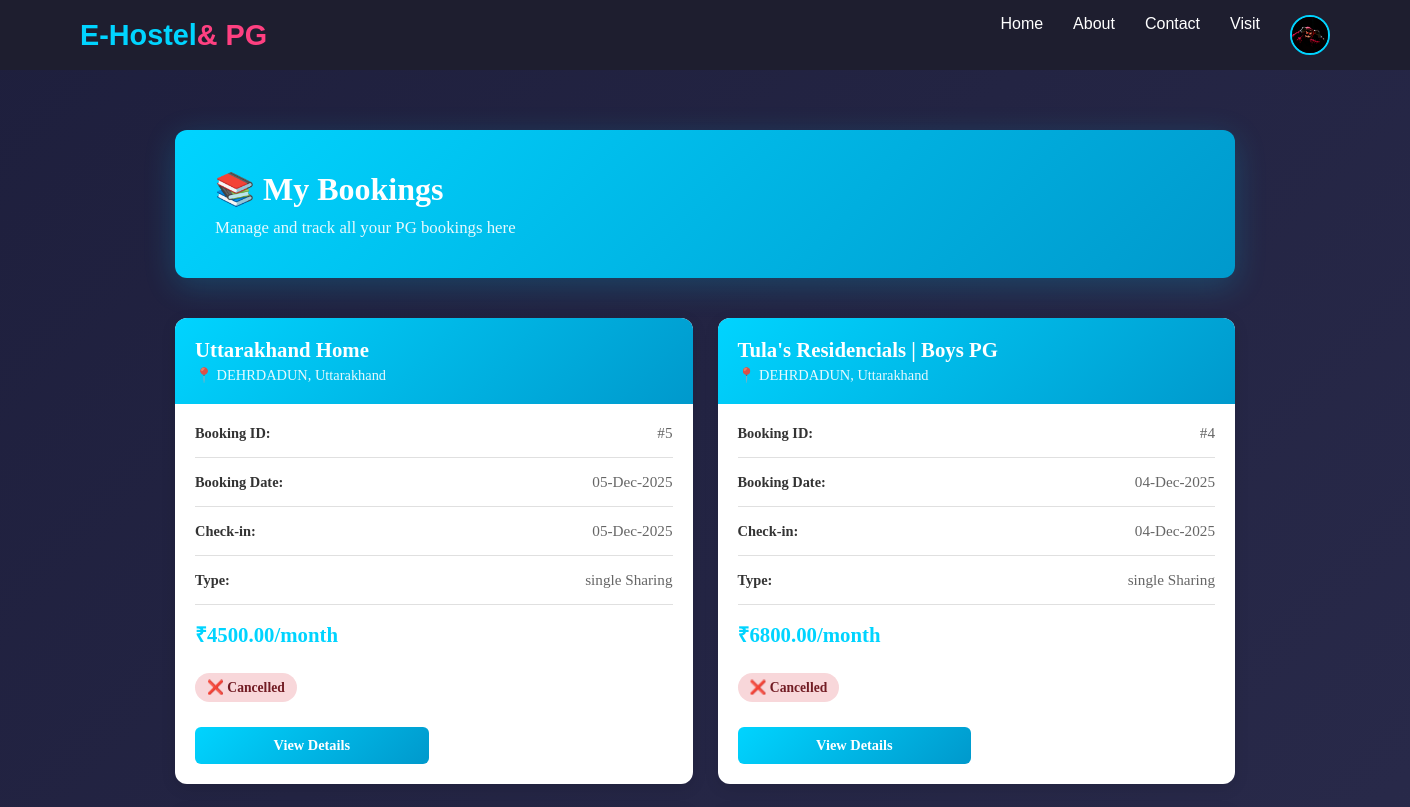
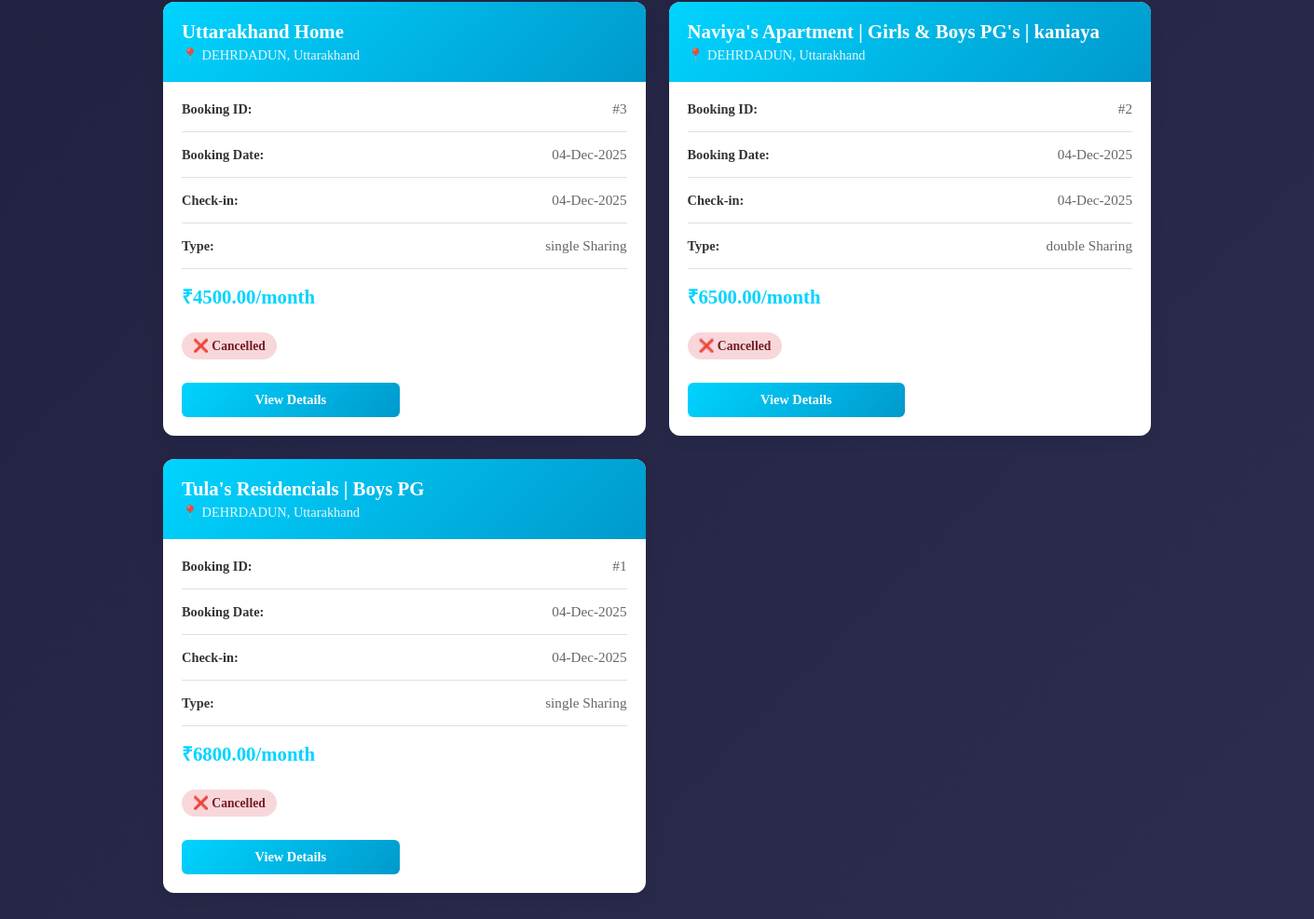
Page /pgs/my-bookings/ (signed in) on the committed database (2 pictures, top to bottom).
### users/models.py (models this page shows, shortened)
class MyUser(AbstractBaseUser):
    email = models.EmailField(
        verbose_name="Email Address",
        max_length=255,
        unique=True,
    )
    username = models.CharField(max_length=50,unique=True)
    first_name = models.CharField(max_length=50)
    last_name = models.CharField(max_length=50)
    gender = models.CharField(max_length=30,blank=True,null=True, choices=[
        ('male','Male'),
        ('female','Female'),
    ])
    date_of_birth = models.DateField(blank=True, null=True)
    phone =  models.CharField(max_length=15,unique=True )
    profile_image = models.ImageField(upload_to='profile_images/', blank=True, null=True)
    is_owner = models.BooleanField(default=False)
    aadhar_card = models.CharField(max_length=20, unique=True, blank=True, null=True)
    address = models.TextField(blank=True, null=True)
    city = models.CharField(max_length=100, blank=True, null=True)
    state = models.CharField(max_length=100, blank=True, null=True)
    pin_code = models.CharField(max_length=10, blank=True, null=True)
    date_joined = models.DateTimeField(auto_now_add=True,blank=True)
    last_login = models.DateTimeField(auto_now_add=True)
    is_admin = models.BooleanField(default=False)
    is_staff = models.BooleanField(default=False)
    is_active = models.BooleanField(default=False)
    is_superadmin = models.BooleanField(default=False)
    objects = MyUserManager()
    USERNAME_FIELD = "email"
    REQUIRED_FIELDS = ["username","first_name", "last_name", "date_of_birth"]

### pgs/models.py (models this page shows, shortened)
class Booking(models.Model):
    STATUS_CHOICES = [
        ('pending', 'Pending Payment'),
        ('confirmed', 'Confirmed'),
        ('cancelled', 'Cancelled'),
        ('completed', 'Completed'),
    ]
    tenant = models.ForeignKey(Users, on_delete=models.CASCADE, related_name='bookings')
    pg = models.ForeignKey(PgListing, on_delete=models.CASCADE, related_name='bookings')
    booking_date = models.DateTimeField(auto_now_add=True)
    check_in_date = models.DateField()
    check_out_date = models.DateField(blank=True, null=True)
    amount = models.DecimalField(max_digits=10, decimal_places=2)
    status = models.CharField(max_length=20, choices=STATUS_CHOICES, default='pending')
    visit_later = models.BooleanField(default=False)
    qr_code = models.ImageField(upload_to='qr_codes/', blank=True, null=True)
    phonepe_upi = models.CharField(max_length=100, blank=True, null=True)
    payment_id = models.CharField(max_length=100, blank=True, null=True)
    payment_confirmed_date = models.DateTimeField(blank=True, null=True)
    created_at = models.DateTimeField(auto_now_add=True)
    updated_at = models.DateTimeField(auto_now=True)
    class Meta:
        ordering = ['-booking_date']

class PgListing(models.Model):
    owner = models.ForeignKey(Users, on_delete=models.CASCADE)
    title = models.CharField(max_length=100)
    slug = models.SlugField(max_length=200,unique=True)
    description = models.TextField()
    address = models.CharField(max_length=255)
    city = models.CharField(max_length=100)
    state = models.CharField(max_length=100)
    pin_code = models.CharField(max_length=10)
    price_per_month = models.DecimalField(max_digits=10, decimal_places=2)
    available_from = models.DateField(auto_now_add=False)
    is_available = models.BooleanField(default=True)
    type_of_pg = models.CharField(max_length=20,blank=True,null=True, choices=[
        ('boys','Boys'),
        ('girls','Girls'),
        ('coed','Coed'),
        ('family','Family')
    ])
    amenities = models.TextField(help_text="Comma-separated list of amenities", blank=True, null=True)
    sharing_type = models.CharField(max_length=20, choices=[
        ('single','Single'),
        ('double','Double'),
        ('triple','Triple'),
        ('quad','Quad'),
    ])
    created_at = models.DateTimeField(auto_now_add=True)
    updated_at = models.DateTimeField(auto_now=True)

### pgs/views.py (the view)
# urls.py: path('my-bookings/', views.my_bookings_list, name='my_bookings_list'),
@login_required(login_url='user_login')
def my_bookings_list(request):
    bookings = Booking.objects.filter(tenant=request.user).order_by('-booking_date')
    context = {
        'bookings': bookings,
    }
    return render(request, 'pgs/my_bookings_list.html', context)

### users/context_processors.py (called while the page is built)
def booking_counts(request):
    pending = 0
    confirmed = 0
    user = getattr(request, 'user', None)
    if user and user.is_authenticated:
        pending = Booking.objects.filter(tenant=user, status='pending').count()
        confirmed = Booking.objects.filter(tenant=user, status='confirmed').count()
    return {
        'pending_bookings_count': pending,
        'confirmed_bookings_count': confirmed,
    }

### templates/pgs/my_bookings_list.html (shortened to what this page needs)
{% extends "base.html" %}
{% load static %}
{% block content %}
<div class="bookings-container">
  <div class="bookings-header">
    <h1>📚 My Bookings</h1>
    <p>Manage and track all your PG bookings here</p>
  </div>
  {% if bookings %}
    <div class="bookings-grid">
      {% for booking in bookings %}
        <div class="booking-card">
          <div class="booking-card-header">
            <h3>{{ booking.pg.title }}</h3>
            <p>📍 {{ booking.pg.city }}, {{ booking.pg.state }}</p>
          </div>
          <div class="booking-card-body">
            <div class="booking-info">
              <label>Booking ID:</label>
              <value>#{{ booking.id }}</value>
            </div>
            <div class="booking-info">
              <label>Booking Date:</label>
              <value>{{ booking.booking_date|date:"d-M-Y" }}</value>
            </div>
            <div class="booking-info">
              <label>Check-in:</label>
              <value>{{ booking.check_in_date|date:"d-M-Y" }}</value>
            </div>
            <div class="booking-info">
              <label>Type:</label>
              <value>{{ booking.pg.sharing_type }} Sharing</value>
            </div>
            <div class="booking-amount">
              ₹{{ booking.amount }}/month
            </div>
            {% if booking.status == 'pending' %}
              <span class="status-badge status-pending">
                ⏳ Pending Payment
              </span>
            {% elif booking.status == 'confirmed' %}
              <span class="status-badge status-confirmed">
                ✅ Confirmed
              </span>
            {% elif booking.status == 'cancelled' %}
              <span class="status-badge status-cancelled">
                ❌ Cancelled
              </span>
            {% endif %}
            <div class="booking-actions">
              <a href="{% url 'booking_confirmation' booking.id %}" class="btn-action btn-view">
                View Details
              </a>
            </div>
          </div>
        </div>
      {% endfor %}
    </div>
  {% else %}
    <div class="no-bookings">
      <h2>No Bookings Yet! 🏠</h2>
      <p>You haven't made any bookings yet. Start exploring PGs and make your first booking today!</p>
      <a href="{% url 'pgs' %}" class="btn-explore">Explore PGs</a>
    </div>
  {% endif %}
</div>
{% endblock %}

### templates/includes/nav.html (shortened to what this page needs)
{% load static %}
<nav class="navbar">
  <a class="logo" href="{% url 'home' %}">
    <div class="logo">E-Hostel<span>& PG</span></div>
  </a>
  <ul class="nav-links">
    {% if user.is_authenticated %}
      <li><a href="{% url 'home'%}">Home</a></li>
      <li><a href="{% url 'about' %}">About</a></li>
      <li><a href="{% url 'contact' %}">Contact</a></li>
      <li><a href="#">Visit</a></li>
      <li class="user-profile">
        <div class="profile-container" id="profileToggle">
          {% if user.profile_image %}
            <img src="{{ user.profile_image.url }}" alt="Profile" class="profile-img">
          {% else %}
            <img src="{% static 'images/user.png' %}" alt="Profile" class="profile-img">
          {% endif %}
        </div>
      </li>
    {% else %}
      <li><a href="{% url 'about' %}">About</a></li>
      <li><a href="{%url 'user_login'%}">Login</a></li>
      <li><a href="{%url 'signup'%}">Signup</a></li>
    {% endif %}
  </ul>
</nav>

### PgFinder/static/css/nav.css (style rules this page uses)
* { margin: 0; padding: 0; box-sizing: border-box; }
.navbar { background-color: #1e1e2f; color: white; display: flex; justify-content: space-between; align-items: center; padding: 15px 80px; font-family: 'Poppins', sans-serif; }
.logo { font-size: 1.8rem; font-weight: 700; color: #00d4ff; text-decoration: none; }
.logo span { color: #ff4081; }
.nav-links { list-style: none; display: flex; gap: 30px; }
.nav-links a { text-decoration: none; color: white; font-size: 1rem; transition: color 0.3s ease, transform 0.3s ease; }
.user-profile { list-style: none; margin-left: auto; position: relative; }
.profile-container { display: flex; flex-direction: column; align-items: center; gap: 6px; cursor: pointer; }
.profile-img { width: 40px; height: 40px; border-radius: 50%; object-fit: cover; border: 2px solid #00d4ff; transition: transform 0.3s ease, box-shadow 0.3s ease; }

### templates/pgs/my_bookings_list.html (style rules this page uses)
* { margin: 0; padding: 0; box-sizing: border-box; }
body { background: linear-gradient(135deg, #1e1f3d 0%, #2d2e4f 100%); min-height: 100vh; }
.bookings-container { max-width: 1100px; margin: 40px auto; padding: 20px; }
.bookings-header { background: linear-gradient(135deg, #00d4ff 0%, #0099cc 100%); color: white; padding: 40px; border-radius: 12px; margin-bottom: 40px; box-shadow: 0 8px 32px rgba(0, 212, 255, 0.2); }
.bookings-header h1 { font-size: 2rem; margin-bottom: 10px; }
.bookings-header p { font-size: 1.05rem; opacity: 0.9; }
.bookings-grid { display: grid; grid-template-columns: repeat(auto-fill, minmax(350px, 1fr)); gap: 25px; margin-bottom: 40px; }
.booking-card { background: white; border-radius: 12px; overflow: hidden; box-shadow: 0 4px 15px rgba(0, 0, 0, 0.1); transition: all 0.3s ease; }
.booking-card-header { background: linear-gradient(135deg, #00d4ff 0%, #0099cc 100%); color: white; padding: 20px; }
.booking-card-header h3 { font-size: 1.3rem; margin-bottom: 5px; }
.booking-card-header p { font-size: 0.9rem; opacity: 0.9; }
.booking-card-body { padding: 20px; }
.booking-info { display: flex; justify-content: space-between; align-items: center; margin-bottom: 15px; padding-bottom: 15px; border-bottom: 1px solid #e0e0e0; }
.booking-info label { font-weight: 600; color: #333; font-size: 0.9rem; }
.booking-info value { color: #666; font-size: 0.95rem; }
.booking-amount { font-size: 1.3rem; font-weight: 700; color: #00d4ff; margin: 15px 0; }
.status-badge { display: inline-block; padding: 6px 12px; border-radius: 20px; font-size: 0.85rem; font-weight: 600; margin: 10px 0; }
.status-cancelled { background: #f8d7da; color: #721c24; }
.booking-actions { display: grid; grid-template-columns: 1fr 1fr; gap: 10px; margin-top: 15px; }
.btn-action { padding: 10px 15px; border: none; border-radius: 6px; font-size: 0.9rem; font-weight: 600; cursor: pointer; text-decoration: none; display: inline-block; text-align: center; transition: all 0.3s ease; }
.btn-view { background: linear-gradient(135deg, #00d4ff 0%, #0099cc 100%); color: white; }

### rows in the picture
MyUser: profile_image (picture)
Booking: pg "Uttarakhand Home", pg.city "DEHRDADUN", pg.state "Uttarakhand", id "5", booking_date "05-Dec-2025", check_in_date "05-Dec-2025", pg.sharing_type "single", amount "4500.00", status "❌ Cancelled"
Booking: pg "Tula's Residencials | Boys PG", pg.city "DEHRDADUN", pg.state "Uttarakhand", id "4", booking_date "04-Dec-2025", check_in_date "04-Dec-2025", pg.sharing_type "single", amount "6800.00", status "❌ Cancelled"
Booking: pg "Uttarakhand Home", pg.city "DEHRDADUN", pg.state "Uttarakhand", id "3", booking_date "04-Dec-2025", check_in_date "04-Dec-2025", pg.sharing_type "single", amount "4500.00", status "❌ Cancelled"
Booking: pg "Naviya's Apartment | Girls & Boys PG's | kaniaya", pg.city "DEHRDADUN", pg.state "Uttarakhand", id "2", booking_date "04-Dec-2025", check_in_date "04-Dec-2025", pg.sharing_type "double", amount "6500.00", status "❌ Cancelled"
Booking: pg "Tula's Residencials | Boys PG", pg.city "DEHRDADUN", pg.state "Uttarakhand", id "1", booking_date "04-Dec-2025", check_in_date "04-Dec-2025", pg.sharing_type "single", amount "6800.00", status "❌ Cancelled"
